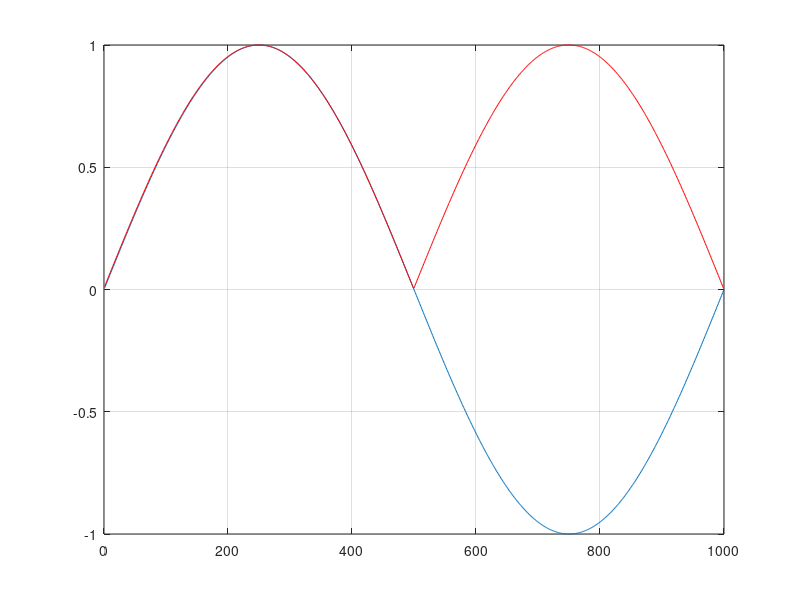

This chart was generated by the following MATLAB code:
% opt_sky_points calcolo del massimo su Tobs 

Tobs=0.001; % in frazione di anni

N=1000;
x=(1:N*(1+Tobs)+10)*2*pi/N;

y=sin(x);
y1=(1:N)*0;

for i=1:N
    y1(i)=max(abs(y(i:i+N*Tobs)));
end

figure, plot(y(1:N)),grid on, hold on,plot(y1,'r')

my1=mean(y1);
my1^2